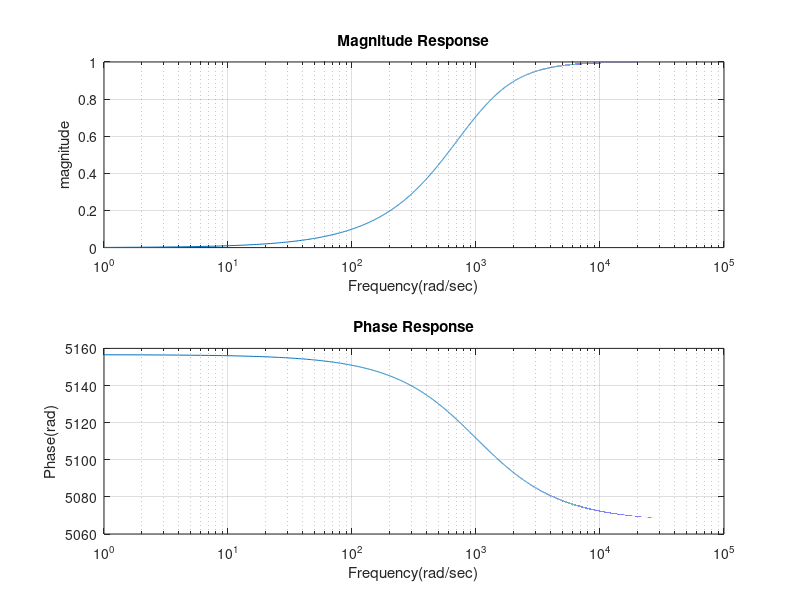

Recreate this plot in MATLAB.
clear all;
close all; 
clc;
R=1000;
C=10^-6;
W=0:50000;
mag=W./(sqrt((W).^2+(1/(R*C).^2)));
subplot(2,1,1);
semilogx(W,mag); %logscale along x-axis to visualize larger value to smaller value
title('Magnitude Response');
xlabel('Frequency(rad/sec)');
ylabel('magnitude');
grid on;
phase=(90-atan((R*W*C))).*180/pi;
subplot(2,1,2);
semilogx(W,phase);
title('Phase Response');
xlabel('Frequency(rad/sec)');
ylabel('Phase(rad)');
grid on;
